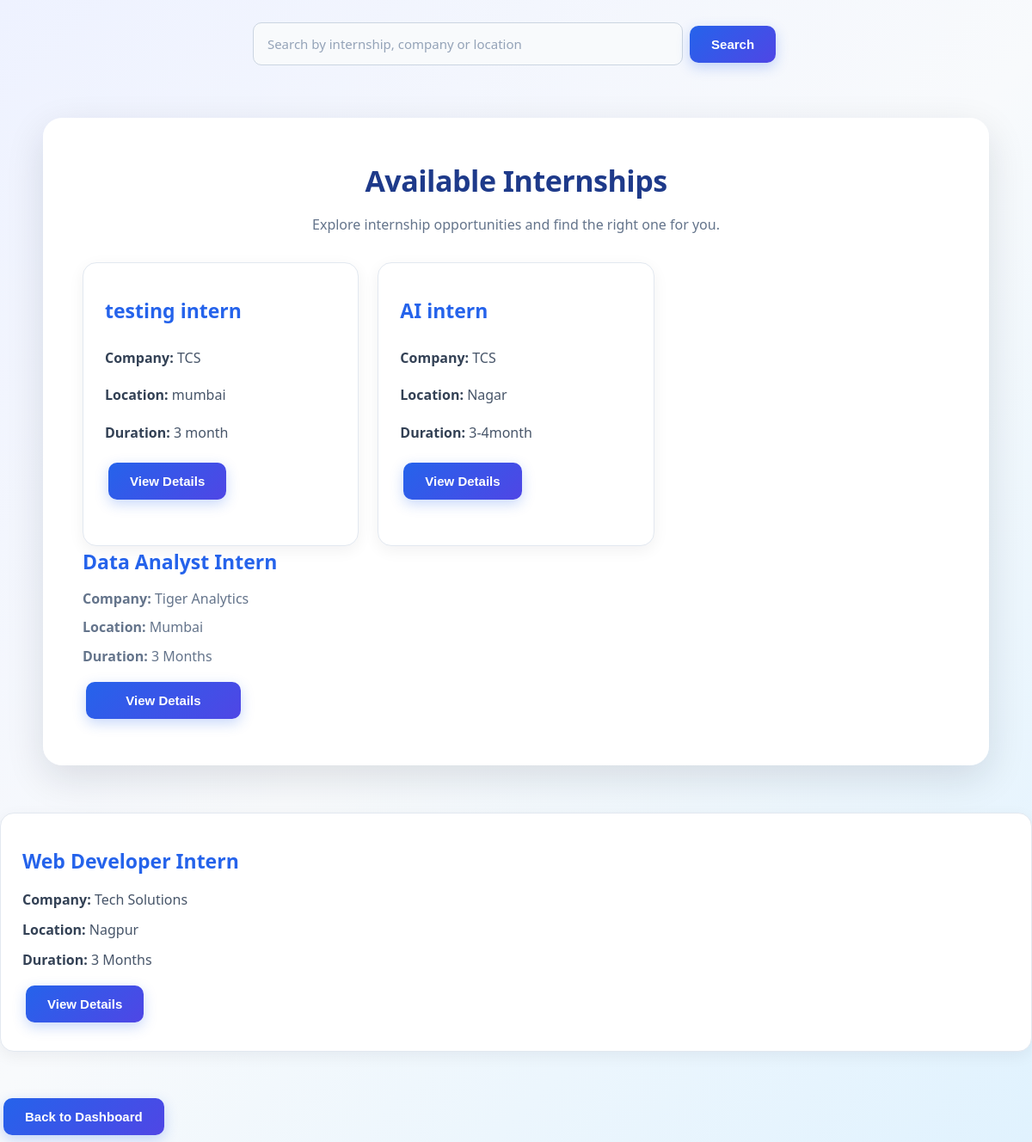
The app's page /internships (signed in) with its own data.
### tables this page shows
CREATE TABLE internships (
            id INTEGER PRIMARY KEY AUTOINCREMENT,
            company TEXT NOT NULL,
            title TEXT NOT NULL,
            location TEXT NOT NULL,
            duration TEXT NOT NULL,
            eligibility TEXT NOT NULL
        );

### app.py (the view)
@app.route("/internships")
def student_internships():
    if "student_email" not in session:
        return redirect("/login")
    search = request.args.get("search", "").strip()
    conn = sqlite3.connect("internships.db")
    conn.row_factory = sqlite3.Row
    cursor = conn.cursor()
    if search:
        cursor.execute("""
            SELECT * FROM internships
            WHERE title LIKE ?
               OR company LIKE ?
               OR location LIKE ?
        """, (
            "%" + search + "%",
            "%" + search + "%",
            "%" + search + "%"
        ))
    else:
        cursor.execute("SELECT * FROM internships")
    internships = cursor.fetchall()
    conn.close()
    return render_template(
        "internships.html",
        internships=internships,
        search=search
    )

### templates/internships.html (shortened to what this page needs)
<!DOCTYPE html>
<html>
<head>
    <link rel="stylesheet"
          href="{{ url_for('static', filename='style.css') }}">
</head>
<body>
    <div class="internship-search">
    <form action="/internships" method="GET">
        <input
            type="text"
            name="search"
            placeholder="Search by internship, company or location"
            value="{{ search }}"
        >
        <button type="submit">Search</button>
    </form>
</div>
<div class="container internship-container">
    <h1>Available Internships</h1>
    <p>Explore internship opportunities and find the right one for you.</p>
    {% if internships %}
<div class="internship-grid">
    {% for internship in internships %}
    <div class="internship-card">
        <h2>{{ internship.title }}</h2>
        <p><b>Company:</b> {{ internship.company }}</p>
        <p><b>Location:</b> {{ internship.location }}</p>
        <p><b>Duration:</b> {{ internship.duration }}</p>
        <a href="/internship/{{ internship.id }}">
            <button>View Details</button>
        </a>
    </div>
    {% endfor %}
</div>
{% else %}
<p>No internships available right now.</p>
{% endif %}
            <h2>Data Analyst Intern</h2>
            <p><b>Company:</b> Tiger Analytics</p>
            <p><b>Location:</b> Mumbai</p>
            <p><b>Duration:</b> 3 Months</p>
            <a href="/internship/2">
                <button>View Details</button>
            </a>
        </div>
        <div class="internship-card">
            <h2>Web Developer Intern</h2>
            <p><b>Company:</b> Tech Solutions</p>
            <p><b>Location:</b> Nagpur</p>
            <p><b>Duration:</b> 3 Months</p>
            <a href="/internship/3">
                <button>View Details</button>
            </a>
        </div>
    <br>
    <a href="/dashboard">
        <button>Back to Dashboard</button>
    </a>
</body>
</html>

### static/style.css (style rules this page uses)
* { box-sizing: border-box; margin: 0; padding: 0; }
body { font-family: "Segoe UI", Arial, sans-serif; background: linear-gradient(135deg, #eef2ff, #f8fafc, #e0f2fe); color: #1e293b; min-height: 100vh; line-height: 1.6; }
.container { width: 92%; max-width: 850px; margin: 55px auto; background: rgba(255, 255, 255, 0.96); padding: 45px; border-radius: 22px; box-shadow: 0 15px 45px rgba(15, 23, 42, 0.12); border: 1px solid rgba(255, 255, 255, 0.8); }
h1 { text-align: center; color: #1e3a8a; font-size: 34px; font-weight: 700; margin-bottom: 12px; letter-spacing: -0.5px; }
h2 { color: #2563eb; font-size: 23px; margin-bottom: 12px; }
p { font-size: 16px; color: #64748b; margin: 8px 0; }
.container > p:first-of-type { text-align: center; }
button { border: none; border-radius: 10px; padding: 13px 25px; margin: 8px 4px; font-size: 15px; font-weight: 600; cursor: pointer; background: linear-gradient(135deg, #2563eb, #4f46e5); color: white; box-shadow: 0 5px 15px rgba(37, 99, 235, 0.25); transition: all 0.25s ease; }
a { text-decoration: none; color: inherit; }
form { text-align: center; margin-top: 20px; }
input { width: 90%; max-width: 500px; padding: 14px 16px; margin: 6px 0; border: 1px solid #cbd5e1; border-radius: 10px; font-size: 15px; font-family: inherit; background: #f8fafc; color: #1e293b; outline: none; transition: all 0.25s ease; }
input::placeholder { color: #94a3b8; }
.internship-card { background: white; border: 1px solid #e2e8f0; padding: 25px; margin: 20px 0; border-radius: 16px; text-align: left; box-shadow: 0 5px 18px rgba(15, 23, 42, 0.06); transition: all 0.25s ease; }
.internship-card h2 { color: #2563eb; margin-bottom: 15px; }
.internship-card p { color: #475569; margin: 9px 0; }
.internship-card b { color: #334155; }
.container > a button { min-width: 180px; }
.internship-container { max-width: 1100px; }
.internship-grid { display: grid; grid-template-columns: repeat(3, 1fr); gap: 22px; margin-top: 30px; }
.internship-grid .internship-card { margin: 0; min-height: 330px; display: flex; flex-direction: column; }
.internship-grid .internship-card button { margin-top: 12px; }

### records on screen
internships: title "testing intern", company "TCS", location "mumbai", duration "3 month"
internships: title "AI intern", company "TCS", location "Nagar", duration "3-4month"
